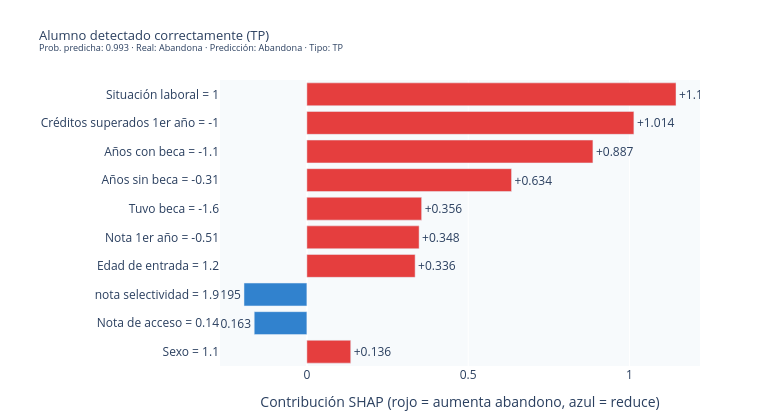
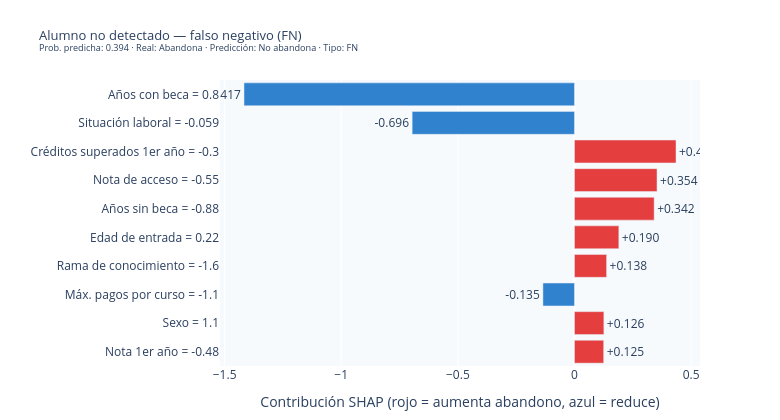
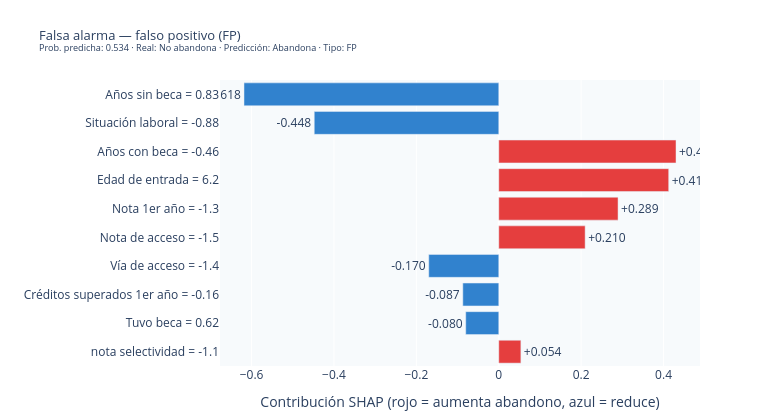

Notebook source saved alongside these figures, in order:
### Code cell
# 4. GRÁFICO 1 — WATERFALL INDIVIDUAL (SHAP)
# Muestra cómo cada variable empuja la predicción hacia arriba o abajo
# para un alumno concreto. Selector interactivo por índice.
# Se generan 3 ejemplos representativos: TP, FN y FP.

def waterfall_alumno(idx: int, titulo: str) -> go.Figure:
    shap_vals  = shap_matrix[idx]
    feat_vals  = X_test.iloc[idx]
    base_value = shap_cat.base_values[idx] if hasattr(shap_cat, 'base_values') else 0

    # Top 10 por valor absoluto
    orden = np.argsort(np.abs(shap_vals))[::-1][:10]
    sv    = shap_vals[orden]
    fnames = [f'{nombre_legible(feature_names[i])} = {feat_vals.iloc[i]:.2g}'
              for i in orden]

    colores = ['#e53e3e' if v > 0 else '#3182ce' for v in sv]

    fig = go.Figure(go.Bar(
        x=sv[::-1], y=fnames[::-1],
        orientation='h',
        marker_color=colores[::-1],
        text=[f'{v:+.3f}' for v in sv[::-1]],
        textposition='outside',
        hovertemplate='%{y}<br>SHAP: %{x:.4f}<extra></extra>',
    ))
    prob = y_prob[idx]
    real = 'Abandona' if y_true[idx]==1 else 'No abandona'
    pred = 'Abandona' if y_pred[idx]==1 else 'No abandona'
    fig.update_layout(
        title=dict(text=f'{titulo}<br><sup>Prob. predicha: {prob:.3f} · Real: {real} · '
                   f'Predicción: {pred} · Tipo: {tipo_cls[idx]}</sup>',
                   font=dict(size=13)),
        xaxis=dict(title='Contribución SHAP (rojo = aumenta abandono, azul = reduce)'),
        height=420, width=780,
        plot_bgcolor='#f7fafc', paper_bgcolor='white',
        margin=dict(l=220, r=80, t=80, b=40),
    )
    return fig

# Seleccionar ejemplos representativos
idx_tp = np.where(tipo_cls=='TP')[0][0]
idx_fn = np.where(tipo_cls=='FN')[0][0]
idx_fp = np.where(tipo_cls=='FP')[0][0]

fig_wf_tp = waterfall_alumno(idx_tp, 'Alumno detectado correctamente (TP)')
fig_wf_fn = waterfall_alumno(idx_fn, 'Alumno no detectado — falso negativo (FN)')
fig_wf_fp = waterfall_alumno(idx_fp, 'Falsa alarma — falso positivo (FP)')

fig_wf_tp.show()
fig_wf_fn.show()
fig_wf_fp.show()
print('Waterfalls generados.')

### Figure 1 — Plotly figure (JSON) as saved in the notebook; plotly's stock layout.template omitted (floating-point values rounded to 4 significant figures)
{"data": [{"hovertemplate": "%{y}<br>SHAP: %{x:.4f}<extra></extra>", "marker": {"color": ["#e53e3e", "#3182ce", "#3182ce", "#e53e3e", "#e53e3e", "#e53e3e", "#e53e3e", "#e53e3e", "#e53e3e", "#e53e3e"]}, "orientation": "h", "text": ["+0.136", "-0.163", "-0.195", "+0.336", "+0.348", "+0.356", "+0.634", "+0.887", "+1.014", "+1.144"], "textposition": "outside", "type": "bar", "x": [0.136, -0.1632, -0.1949, 0.3355, 0.3479, 0.3557, 0.6344, 0.8867, 1.014, 1.144], "y": ["Sexo = 1.1", "Nota de acceso = 0.14", "nota selectividad = 1.9", "Edad de entrada = 1.2", "Nota 1er año = -0.51", "Tuvo beca = -1.6", "Años sin beca = -0.31", "Años con beca = -1.1", "Créditos superados 1er año = -1", "Situación laboral = 1"]}], "layout": {"height": 420, "margin": {"b": 40, "l": 220, "r": 80, "t": 80}, "paper_bgcolor": "white", "plot_bgcolor": "#f7fafc", "title": {"font": {"size": 13}, "text": "Alumno detectado correctamente (TP)<br><sup>Prob. predicha: 0.993 · Real: Abandona · Predicción: Abandona · Tipo: TP</sup>"}, "width": 780, "xaxis": {"title": {"text": "Contribución SHAP (rojo = aumenta abandono, azul = reduce)"}}}}

### Figure 2 — Plotly figure (JSON) as saved in the notebook; plotly's stock layout.template omitted (floating-point values rounded to 4 significant figures)
{"data": [{"hovertemplate": "%{y}<br>SHAP: %{x:.4f}<extra></extra>", "marker": {"color": ["#e53e3e", "#e53e3e", "#3182ce", "#e53e3e", "#e53e3e", "#e53e3e", "#e53e3e", "#e53e3e", "#3182ce", "#3182ce"]}, "orientation": "h", "text": ["+0.125", "+0.126", "-0.135", "+0.138", "+0.190", "+0.342", "+0.354", "+0.435", "-0.696", "-1.417"], "textposition": "outside", "type": "bar", "x": [0.1251, 0.126, -0.1352, 0.1378, 0.1902, 0.3416, 0.354, 0.4353, -0.6959, -1.417], "y": ["Nota 1er año = -0.48", "Sexo = 1.1", "Máx. pagos por curso = -1.1", "Rama de conocimiento = -1.6", "Edad de entrada = 0.22", "Años sin beca = -0.88", "Nota de acceso = -0.55", "Créditos superados 1er año = -0.3", "Situación laboral = -0.059", "Años con beca = 0.8"]}], "layout": {"height": 420, "margin": {"b": 40, "l": 220, "r": 80, "t": 80}, "paper_bgcolor": "white", "plot_bgcolor": "#f7fafc", "title": {"font": {"size": 13}, "text": "Alumno no detectado — falso negativo (FN)<br><sup>Prob. predicha: 0.394 · Real: Abandona · Predicción: No abandona · Tipo: FN</sup>"}, "width": 780, "xaxis": {"title": {"text": "Contribución SHAP (rojo = aumenta abandono, azul = reduce)"}}}}

### Figure 3 — Plotly figure (JSON) as saved in the notebook; plotly's stock layout.template omitted (floating-point values rounded to 4 significant figures)
{"data": [{"hovertemplate": "%{y}<br>SHAP: %{x:.4f}<extra></extra>", "marker": {"color": ["#e53e3e", "#3182ce", "#3182ce", "#3182ce", "#e53e3e", "#e53e3e", "#e53e3e", "#e53e3e", "#3182ce", "#3182ce"]}, "orientation": "h", "text": ["+0.054", "-0.080", "-0.087", "-0.170", "+0.210", "+0.289", "+0.412", "+0.430", "-0.448", "-0.618"], "textposition": "outside", "type": "bar", "x": [0.05363, -0.08019, -0.08726, -0.1699, 0.2096, 0.2895, 0.4124, 0.4302, -0.4479, -0.6184], "y": ["nota selectividad = -1.1", "Tuvo beca = 0.62", "Créditos superados 1er año = -0.16", "Vía de acceso = -1.4", "Nota de acceso = -1.5", "Nota 1er año = -1.3", "Edad de entrada = 6.2", "Años con beca = -0.46", "Situación laboral = -0.88", "Años sin beca = 0.83"]}], "layout": {"height": 420, "margin": {"b": 40, "l": 220, "r": 80, "t": 80}, "paper_bgcolor": "white", "plot_bgcolor": "#f7fafc", "title": {"font": {"size": 13}, "text": "Falsa alarma — falso positivo (FP)<br><sup>Prob. predicha: 0.534 · Real: No abandona · Predicción: Abandona · Tipo: FP</sup>"}, "width": 780, "xaxis": {"title": {"text": "Contribución SHAP (rojo = aumenta abandono, azul = reduce)"}}}}
